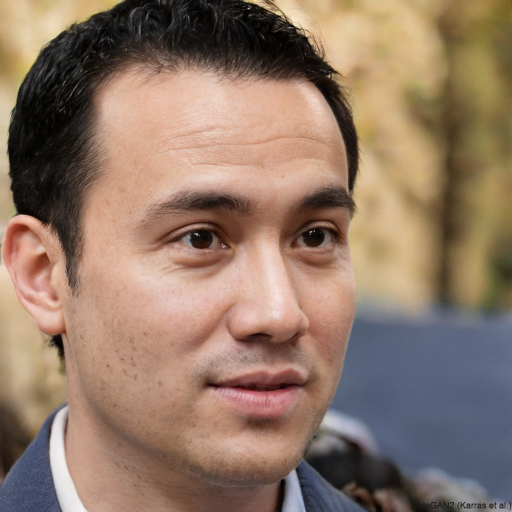
#> input picture images/person.jpg, 1024 x 1024 px (shown at 1/2 size)
$ jupyter execute testing.ipynb
#> lines starting #> are read from the running program, lines starting #| are printed output that depends on the picture
[cell 1]
import numpy as np
import matplotlib.pyplot as plt
from sklearn.decomposition import PCA
from PIL import Image

[cell 2]
"""
    Function to load the image, convert it to a numpy array and normalize it to the range [0, 1]
"""
def load_gray_image(filename, size=(512, 512)):
#> called with filename = './images/person.jpg', size = (512, 512)
    img = Image.open(filename)
#> img is the input picture: PIL image 1024x1024 RGB; mean R, G, B 145.1, 120.7, 103.6
    img = img.resize(size, resample=Image.BILINEAR)
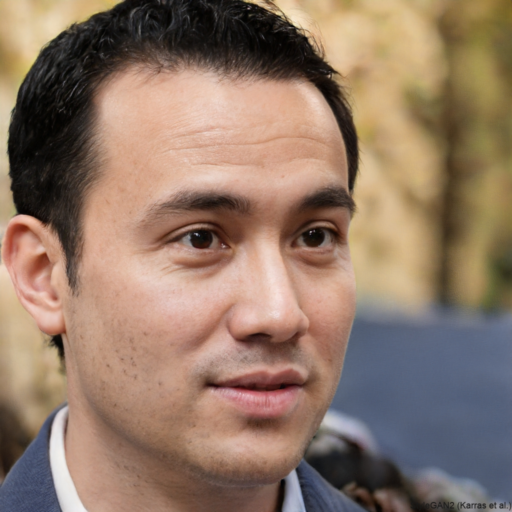
#> img: PIL image 512x512 RGB; mean R, G, B 145.2, 120.8, 103.7
    img = img.convert("L")
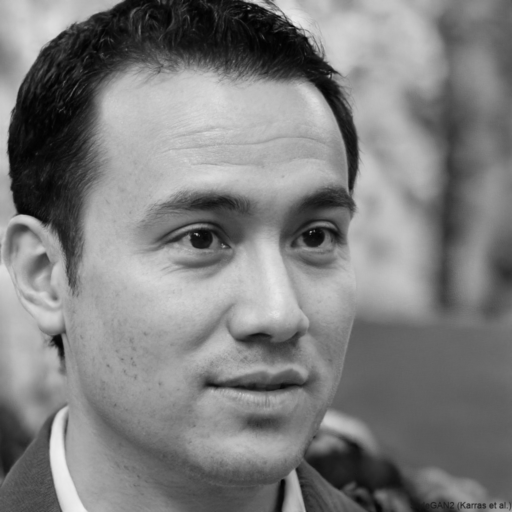
#> img: PIL image 512x512 L; min 1, max 241, mean 126.2
    # Bilinear resampling calculates the color of each pixel in the resized image by averaging the colors of the surrounding pixels in the original image.
    img = np.array(img)
    return img

[cell 3]
"""
    Function to display the image from the numpy array
"""
def display_image(img, cmap=''):
    plt.imshow(img, cmap=cmap)
    plt.show()

[cell 4]
img = load_gray_image('./images/person.jpg')

[cell 5]
display_image(img, cmap="gray")

[cell 6]
"""
    Function to compress the image using PCA
"""
def pca_compression(channel, n_components):
#> called with n_components = 512
    pca = PCA(n_components=n_components)
    transformed = pca.fit_transform(channel)
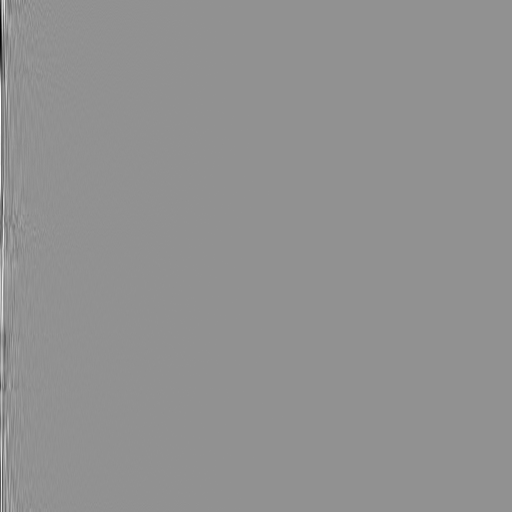
#> transformed: shape (512, 512) float64; min -1596.4, max 1198.7, mean 0; drawn with min black and max white
    inverted = pca.inverse_transform(transformed)
    return inverted

[cell 7]
pca_img = pca_compression(img, 512)

[cell 8]
display_image(pca_img, cmap="gray")

[cell 9]
def gram_schmidt(vectors):
    """
    Performs Gram-Schmidt orthogonalization on a set of vectors.

    Args:
        vectors (list): A list of numpy arrays representing the vectors.

    Returns:
        numpy.ndarray: An array of orthonormal vectors.
    """
    basis = np.zeros((len(vectors), len(vectors[0])))
#> basis: shape (512, 512) float64; every value is 0
    for i, v in enumerate(vectors):
        w = v
        for j in range(i):
            u = basis[j]
            projection = np.dot(w, u) / np.dot(u, u) * u
            w = w - projection
        if np.linalg.norm(w) > 1e-10:
            w = w / np.linalg.norm(w)
            basis[i] = w
    return basis

[cell 10]
"""
    Function to compress the image using Gram-Schmidt Orthogonalization
"""
def gs_compression(channel, n_components):
    basis = gram_schmidt(channel)[:, :n_components]
    coeff = np.dot(basis.T, channel)
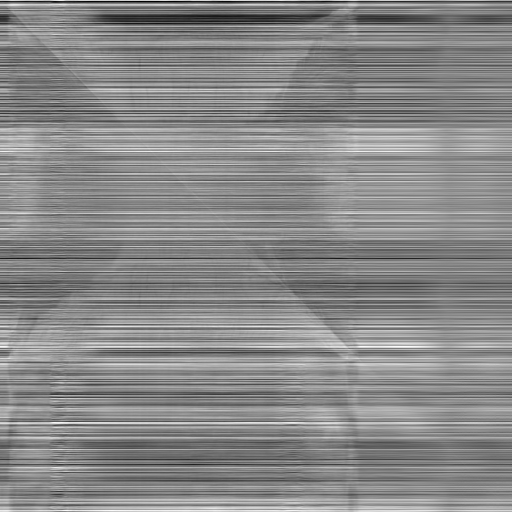
#> coeff: shape (512, 512) float64; min -575.4, max 536.2, mean 21.8; drawn with min black and max white
    compressed = np.dot(basis, coeff)
    return compressed

[cell 11]
gs_compressed_img = gs_compression(img, 512)
display_image(gs_compressed_img, cmap="gray")

[cell 12]
"""
    Function to compress the image using Discrete Fourier Transform
"""
def dft_compression(img, n_components):
#> called with n_components = 100
    dft_matrix = np.fft.fft2(img)
    print(dft_matrix.shape)
#| (512, 512)
    mask = np.zeros_like(dft_matrix)
    mask[:, :n_components] = 1
    compressed_matrix = dft_matrix * mask
    compressed_img = np.fft.ifft2(compressed_matrix).real
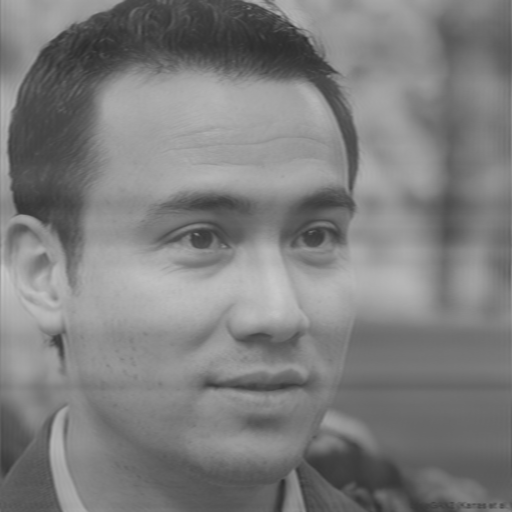
#> compressed_img: shape (512, 512) float64; min 45.34, max 200.2, mean 126.2
    return compressed_img

[cell 13]
dft_img = dft_compression(img, 100)
display_image(dft_img, cmap="gray")

$ run again, with images/Designer.jpeg copied over images/person.jpg
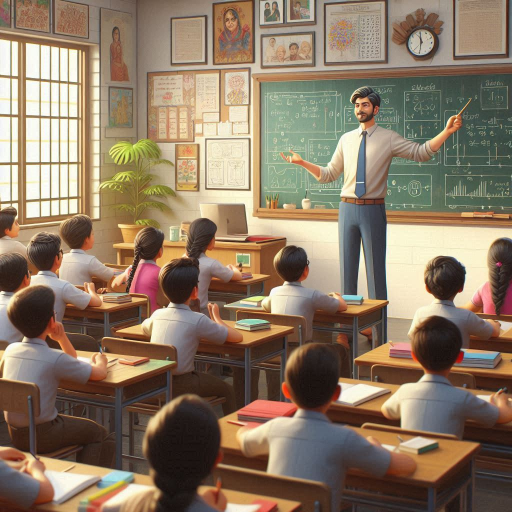
#> input picture images/Designer.jpeg, 1024 x 1024 px (shown at 1/2 size)
#> in load_gray_image, img is the input picture: PIL image 1024x1024 RGB; mean R, G, B 139.4, 120.5, 99.8
#> after the loop in gram_schmidt, `for i, v in enumerate(vectors):`:
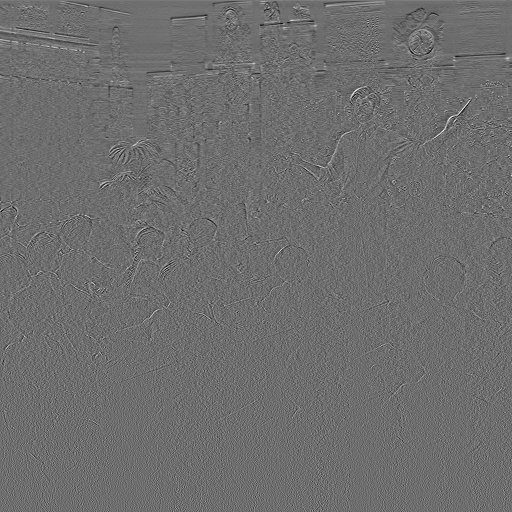
#> basis: shape (512, 512) float64; min -0.363, max 0.477, mean 0.000241; drawn with min black and max white
#| (512, 512)
#> in dft_compression, `compressed_img = np.fft.ifft2(compressed_matrix).real`:
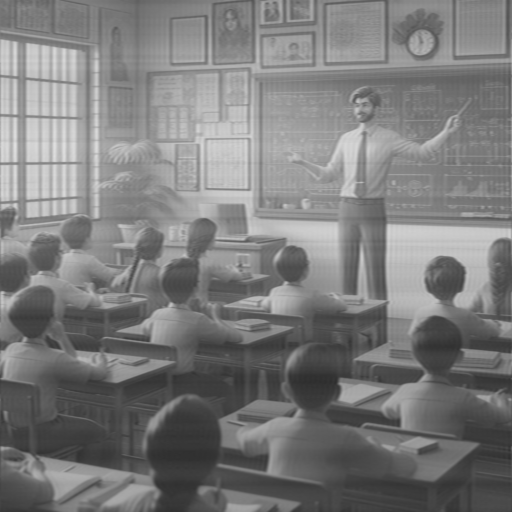
#> compressed_img: shape (512, 512) float64; min 46.13, max 224.4, mean 123.9
